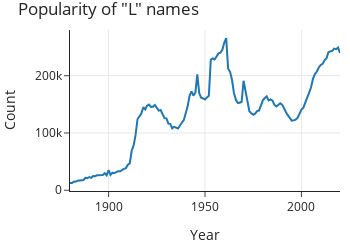

Notebook code for this chart:
### Markdown cell above
Finally, we use `plotly` to plot the popularity of "L" names over time:

### Code cell
fig = px.line(letter_counts.loc[letter_counts['Firsts'] == 'L'],
              x='Year', y='Count', title='Popularity of "L" names',
              width=350, height=250)
margin(fig, t=30)

### Figure 1 — Plotly figure (JSON) as saved in the notebook; plotly's stock layout.template omitted (floating-point values rounded to 4 significant figures; data arrays with more than 128 entries replaced by an {"elided": "..."} marker saying what was removed)
{"data": [{"hovertemplate": "Year=%{x}<br>Count=%{y}<extra></extra>", "legendgroup": "", "line": {"color": "#1F77B4", "dash": "solid"}, "marker": {"symbol": "circle"}, "mode": "lines", "name": "", "orientation": "v", "showlegend": false, "type": "scatter", "x": {"elided": "141 int values"}, "xaxis": "x", "y": {"elided": "141 int values"}, "yaxis": "y"}], "layout": {"height": 250, "legend": {"tracegroupgap": 0}, "margin": {"t": 30}, "title": {"text": "Popularity of \"L\" names"}, "width": 350, "xaxis": {"anchor": "y", "autorange": true, "domain": [0, 1], "range": [1880, 2020], "title": {"text": "Year"}, "type": "linear"}, "yaxis": {"anchor": "x", "autorange": true, "domain": [0, 1], "range": [-1285.0, 279800.0], "title": {"text": "Count"}, "type": "linear"}}}
